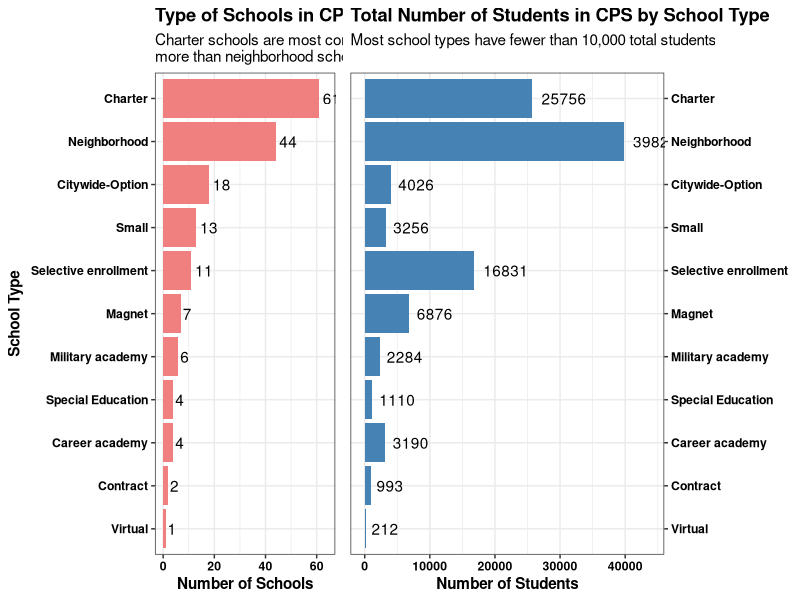
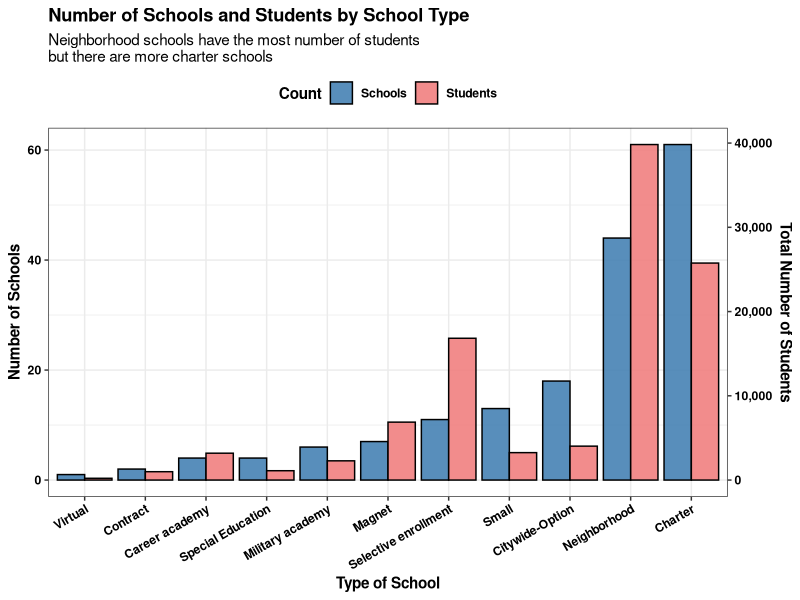

The R script that drew these images, in order:
library(tidyverse)
library(readr)
library(cowplot)

# loading and tidying data
hs <- read_csv("data/school_progress_2024.csv", show_col_types = F) %>%
  filter(Primary_Category == "HS")

type <- hs %>%
  summarize(num_schools = n(), .by = School_Type) %>%
  arrange(num_schools) %>%
  mutate(School_Type = factor(School_Type, levels = unique(School_Type), ordered = T))

# bar chart for number of each school type
n_type <- ggplot(type,
                 aes(x = num_schools,
                     y = School_Type)) +
  geom_bar(stat = "identity", fill = 'lightcoral') +
  geom_text(aes(label = num_schools), hjust = -0.2) +
  labs(title = "Type of Schools in CPS",
       subtitle = "Charter schools are most common, \nmore than neighborhood schools",
       x = "Number of Schools",
       y = "School Type") +
  theme_bw() +
  theme(legend.position = "none",
        plot.title = element_text(color='black',face='bold'),
        axis.text = element_text(color='black',face='bold'),
        axis.title = element_text(color='black',face='bold')) +
  xlim(0, max(type$num_schools) * 1.05)

# preparing data for student population by school type bar chart
pop <- read_csv("data/school_profile_2024.csv", show_col_types = F) %>%
  filter(Primary_Category == "HS")

compiled <- merge(hs, pop, by = "School_ID", all.x = TRUE)

student_count_total <- compiled %>%
  select(c(School_Type, Student_Count_Total)) %>%
  summarize(total_students = sum(Student_Count_Total),
            .by = School_Type)

df <- merge(type, student_count_total, by = "School_Type", all.x = TRUE) %>%
  arrange(num_schools) %>%
  mutate(School_Type = factor(School_Type, levels = unique(School_Type), ordered = T))

# bar chart for student population
pop_total <- ggplot(df,
                    aes(x = total_students,
                        y = School_Type)) +
  geom_bar(stat = "identity", fill = "steelblue") +
  geom_text(aes(label = total_students), hjust = -0.2) +
  labs(title = "Total Number of Students in CPS by School Type",
       subtitle = "Most school types have fewer than 10,000 total students\n ",
       x = "Number of Students",
       y = NULL) +
  theme_bw() +
  scale_y_discrete(position = "right") +
  theme(legend.position = "none",
        plot.title = element_text(color='black',face='bold'),
        axis.text = element_text(color='black',face='bold'),
        axis.title = element_text(color='black',face='bold')) +
  xlim(0, max(df$total_students) * 1.1)

# plotting charts side-by-side
plot_grid(n_type, pop_total, align = "h", ncol = 2, rel_widths = c(3/7, 4/7))

# tidying for double bar chart
colnames(df) <- c("V1", "V2", "V3")

sf <- max(df$V2)/max(df$V3)

DF_long <- df %>%
  arrange(V2) %>%
  mutate(V3 = V3*sf) %>%
  pivot_longer(names_to = "y_new", values_to = "val", V2:V3) %>%
  mutate(V1 = factor(V1, levels = unique(V1), ordered = T))

# plotting double bar chart
ggplot(DF_long, aes(x=V1)) +
  geom_bar(aes(y = val, fill = y_new, group = y_new),
           stat="identity", position=position_dodge(),
           color = 'black', alpha = 0.9)  +
  scale_fill_manual(values = c("steelblue", "lightcoral"),
                    labels = c('Schools', 'Students')) +
  scale_y_continuous(name = "Number of Schools",labels = scales::comma,
                     sec.axis = sec_axis(~./sf, name="Total Number of Students", labels = scales::comma))+
  labs(fill = 'Count',
       title = 'Number of Schools and Students by School Type',
       subtitle = 'Neighborhood schools have the most number of students\nbut there are more charter schools',
       x = 'Type of School')+
  theme_bw()+
  theme(legend.position = 'top',
        plot.title = element_text(color='black',face='bold'),
        axis.text = element_text(color='black',face='bold'),
        axis.title = element_text(color='black',face='bold'),
        legend.text = element_text(color='black',face='bold'),
        legend.title = element_text(color='black',face='bold'),
        axis.text.x = element_text(angle = 30, hjust = 1))
